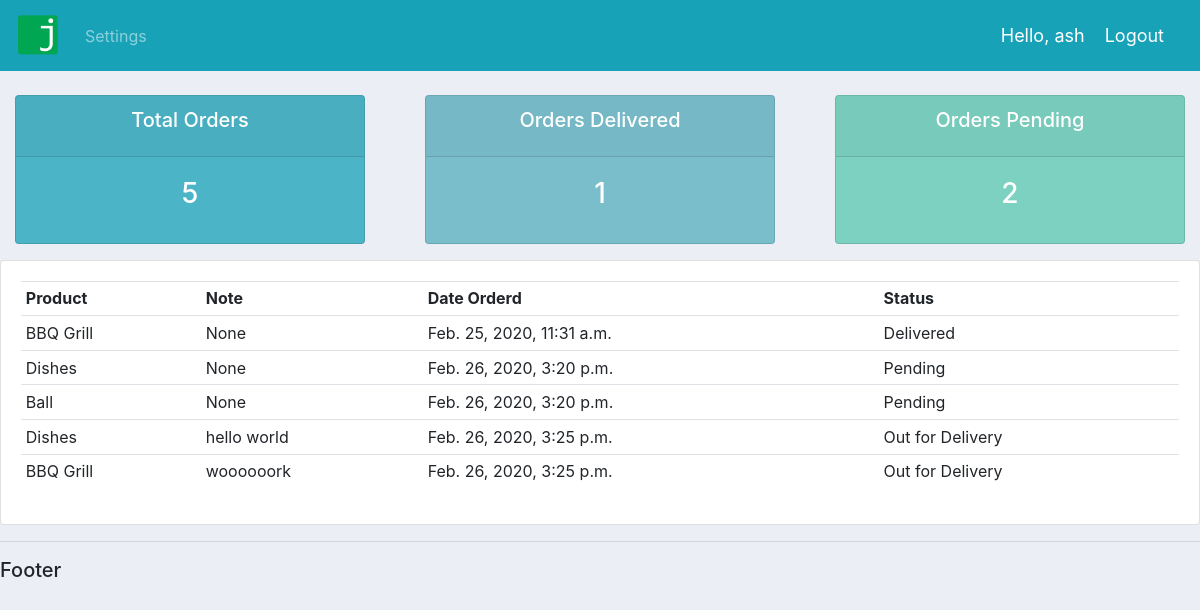
Page /user/ (signed in) on the committed database.
### accounts/models.py (models this page shows, shortened)
class Order(models.Model):
    STATUS = (
        ('Pending','Pending'),
        ('Out for Delivery','Out for Delivery'),
        ('Delivered','Delivered'),
    )
    customer=models.ForeignKey(Customer,null=True,on_delete=models.SET_NULL)
    product =models.ForeignKey(Product,null=True,on_delete=models.SET_NULL)
    date_created=models.DateTimeField(auto_now_add=True,null=True)
    status = models.CharField(max_length=200,null=True,choices=STATUS)
    note =  models.CharField(max_length=200,null=True)

class Product(models.Model):
    CATEGORY = (('Indoor','Indoor'),('Outdoor','Outdoor'),)
    name=models.CharField(max_length=200,null=True)
    price=models.FloatField(null=True)
    category=models.CharField(max_length=200,null=True,choices=CATEGORY)
    description=models.CharField(max_length=500,null=True, blank=True)
    date_created=models.DateTimeField(auto_now_add=True,null=True)
    tags= models.ManyToManyField(Tag)
    def __str__(self):
        return self.name

### accounts/decorators.py (the view)
        def wrapperFunc(request, *args, **kwargs):
            group = None
            if request.user.groups.exists():
                group = request.user.groups.all()[0].name
            if group in allowedRoles:
                return viewFunc(request, *args, **kwargs)
            else:
                return HttpResponse('You are not allowed to view this page')

### accounts/views.py (called while the page is built)
@login_required(login_url='login')
@allowedUsers(allowedRoles=['customer'])
def userPage(request):
    orders = request.user.customer.order_set.all()
    total_orders= orders.count()
    delivered = orders.filter(status='Delivered').count()
    pending = orders.filter(status='Pending').count()
    context={'orders':orders, 'total_orders':total_orders,
        'delivered':delivered,
        'pending':pending,}
    return render(request, 'accounts/user.html',context)

### accounts/templates/accounts/user.html
{% extends 'accounts/main.html' %}
{% block content %}
{% include 'accounts/status.html' %}
<div class="row">
  <div class="col-md">
    <div class="card card-body">
      <table class="table table-sm">
        <tr>
          <th>Product</th>
          <th>Note</th>
          <th>Date Orderd</th>
          <th>Status</th>
        </tr>
        {% for order in orders %}
        <tr>
          <td>
            {{order.product}}
          </td>
          <td>
            {{order.note}}
          </td>
          <td>
            {{order.date_created}}
          </td>
          <td>
            {{order.status}}
          </td>
        </tr>
        {% endfor %}
      </table>
    </div>
  </div>
</div>
{% endblock content %}

### accounts/templates/accounts/navbar.html (shortened to what this page needs)
{% load static %}
<nav class="navbar navbar-expand-lg navbar-dark bg-info">
  <a href="{% url 'home' %}">
    <img
      src="{% static 'images/logo.png' %}"
      alt=""
      id="logo"
      class="navbar-brand"
  /></a>
  <div class="collapse navbar-collapse" id="navbarNav">
    <ul class="navbar-nav">
      {% if request.user.is_staff %}
      <li class="nav-item active">
        <a class="nav-link" href="{% url 'home' %}">Dashboard</a>
      </li>
      <li class="nav-item">
        <a class="nav-link" href="{% url 'products' %}">Products</a>
      </li>
      {% else %}
      <li class="nav-item">
        <a class="nav-link" href="{% url 'account' %}">Settings</a>
      </li>
      {% endif %}
    </ul>
  </div>
  <span class="hello-msg">Hello, {{request.user}}</span>
  <span><a class="hello-msg" href="{% url 'logout' %}">Logout</a></span>
</nav>

### static/css/main.css (style rules this page uses)
#logo { width: 45px; }
body { background-color: #ebeff5; }

### accounts/templates/accounts/navbar.html (style rules this page uses)
.hello-msg { font-size: 18px; color: #fff; margin-right: 20px; }

### rows in the picture
Order: product "BBQ Grill", note "None", date_created "Feb. 25, 2020, 11:31 a.m.", status "Delivered"
Order: product "Dishes", note "None", date_created "Feb. 26, 2020, 3:20 p.m.", status "Pending"
Order: product "Ball", note "None", date_created "Feb. 26, 2020, 3:20 p.m.", status "Pending"
Order: product "Dishes", note "hello world", date_created "Feb. 26, 2020, 3:25 p.m.", status "Out for Delivery"
Order: product "BBQ Grill", note "woooooork", date_created "Feb. 26, 2020, 3:25 p.m.", status "Out for Delivery"

### other values in the picture
{{ request.user }} "ash"
{{ total_orders }} "5"
{{ delivered }} "1"
{{ pending }} "2"
